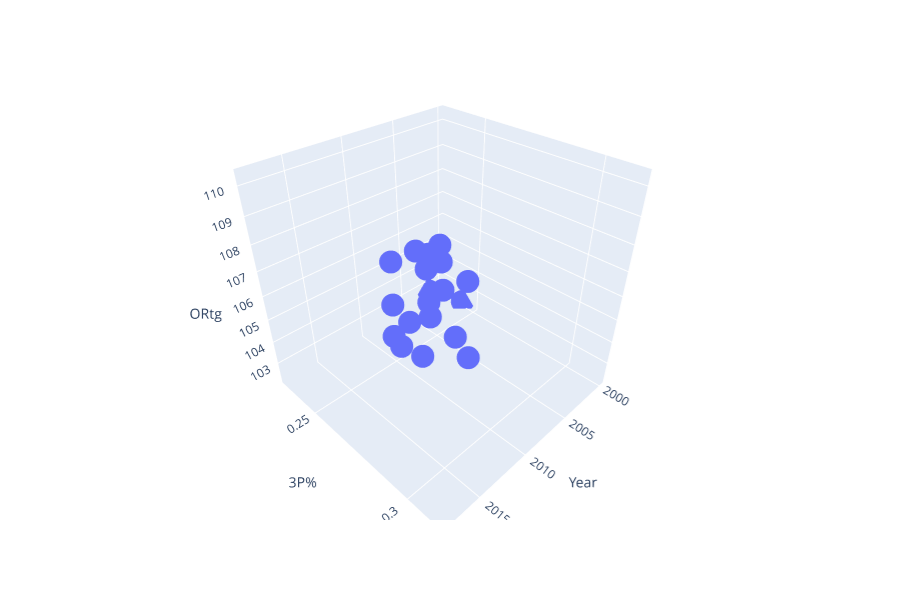

The notebook cell saved with this chart:
### Code cell
fig = px.scatter_3d(dftest2, x='Year', y='3P%', z='ORtg',
              )
fig.show()

### Figure 1 — Plotly figure (JSON) as saved in the notebook; plotly's stock layout.template omitted (floating-point values rounded to 4 significant figures)
{"data": [{"hoverlabel": {"namelength": 0}, "hovertemplate": "Year=%{x}<br>3P%=%{y}<br>ORtg=%{z}", "legendgroup": "", "marker": {"color": "#636efa", "symbol": "circle"}, "mode": "markers", "name": "", "scene": "scene", "showlegend": false, "type": "scatter3d", "x": [2000, 2001, 2002, 2003, 2004, 2005, 2006, 2007, 2008, 2009, 2010, 2011, 2012, 2013, 2014, 2015, 2016, 2017, 2018], "y": [0.243, 0.2501, 0.2305, 0.2353, 0.2478, 0.2438, 0.2497, 0.2761, 0.2656, 0.2582, 0.25, 0.2549, 0.2696, 0.2668, 0.2757, 0.2907, 0.2991, 0.3124, 0.3128], "z": [102.3, 103.9, 102.7, 102.5, 105.3, 105.0, 106.2, 103.0, 107.6, 107.2, 106.6, 103.8, 105.6, 106.4, 105.4, 106.2, 108.3, 108.7, 110.3]}], "layout": {"height": 600, "legend": {"tracegroupgap": 0}, "margin": {"t": 60}, "scene": {"domain": {"x": [0, 0.98], "y": [0, 1]}, "xaxis": {"title": {"text": "Year"}}, "yaxis": {"title": {"text": "3P%"}}, "zaxis": {"title": {"text": "ORtg"}}}}}
